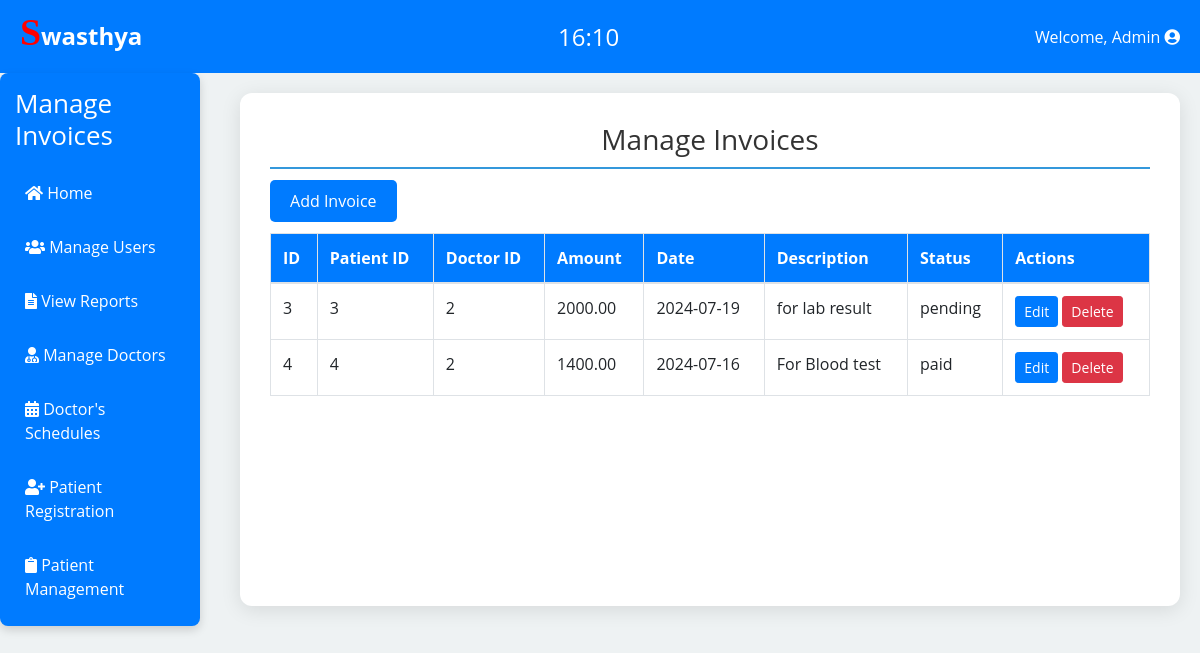
The page /admin/manage_invoices.php (signed in) on the database its author committed.
### tables this page shows
CREATE TABLE `invoices` (
  `id` int(11) NOT NULL,
  `patient_id` int(11) NOT NULL,
  `doctor_id` int(11) NOT NULL,
  `amount` decimal(10,2) NOT NULL,
  `date` date NOT NULL,
  `description` text DEFAULT NULL,
  `status` enum('pending','paid') DEFAULT 'pending',
  `created_at` timestamp NOT NULL DEFAULT current_timestamp()
);

### admin/manage_invoices.php (the view, shortened to what this page needs)
<?php
require_once '../config.php';
$invoices = $conn->query("SELECT * FROM invoices");
?>
<!DOCTYPE html>
<html lang="en">
<head>
    <link rel="stylesheet" href="https://stackpath.bootstrapcdn.com/bootstrap/4.5.2/css/bootstrap.min.css">
    <link rel="stylesheet" href="https://cdnjs.cloudflare.com/ajax/libs/font-awesome/5.15.4/css/all.min.css">
</head>
<body oncontextmenu="return false;" onkeydown="return disableCtrlU(event);">
<div class="top-bar">
<h4><b>Swasthya</b></h4>
        <div class="clock-container">
            <div class="clock" id="clock"></div>
        </div>
        <div class="logout-dropdown">
            <span>Welcome, Admin <i class="fas fa-user-circle"></i></span>
        </div>
    </div>
    <div class="d-flex">
        <div class="sidebar">
            <h2>Manage Invoices</h2>
            <div class="nav-links">
                <a href="admin_dashboard.php"><i class="fa fa-home" aria-hidden="true"></i> Home</a>
                <a href="manage_users.php"><i class="fas fa-users"></i> Manage Users</a>
                <a href="view_reports.php"><i class="fas fa-file-alt"></i> View Reports</a>
                <a href="manage_doctors.php"><i class="fas fa-user-md"></i> Manage Doctors</a>
                <a href="manage_schedule.php"><i class="fas fa-calendar-alt"></i> Doctor's Schedules</a>
                <a href="register_patient.php"><i class="fas fa-user-plus"></i> Patient Registration</a>
                <a href="manage_records.php"><i class="fas fa-clipboard"></i> Patient Management</a>
            </div>
        </div>
        <div class="dashboard">
            <h1>Manage Invoices</h1>
            <a href="add_invoice.php" class="btn-add">Add Invoice</a>
            <table class="table table-bordered">
                <thead>
                    <tr>
                        <th>ID</th>
                        <th>Patient ID</th>
                        <th>Doctor ID</th>
                        <th>Amount</th>
                        <th>Date</th>
                        <th>Description</th>
                        <th>Status</th>
                        <th>Actions</th>
                    </tr>
                </thead>
                <tbody>
                    <?php while ($invoice = $invoices->fetch_assoc()) { ?>
                        <tr>
                            <td><?php echo $invoice['id']; ?></td>
                            <td><?php echo $invoice['patient_id']; ?></td>
                            <td><?php echo $invoice['doctor_id']; ?></td>
                            <td><?php echo $invoice['amount']; ?></td>
                            <td><?php echo $invoice['date']; ?></td>
                            <td><?php echo $invoice['description']; ?></td>
                            <td><?php echo $invoice['status']; ?></td>
                            <td>
                                <a href="edit_invoice.php?id=<?php echo $invoice['id']; ?>" class="btn btn-primary btn-sm">Edit</a>
                                <a href="delete_invoice.php?id=<?php echo $invoice['id']; ?>" class="btn btn-danger btn-sm">Delete</a>
                            </td>
                        </tr>
                    <?php } ?>
                </tbody>
            </table>
        </div>
    </div>
</body>
</html>

### admin/manage_invoices.php (style rules this page uses)
body { font-family: 'Open Sans', sans-serif; background-color: #eef2f3; margin: 0; display: flex; flex-direction: column; min-height: 100vh; }
.top-bar { display: flex; justify-content: space-between; align-items: center; width: 100%; padding: 10px 20px; background-color: #007bff; color: #fff; }
.clock-container { flex-grow: 1; text-align: center; }
.clock { font-size: 24px; }
.logout-dropdown { position: relative; display: inline-block; }
.sidebar { background: #007bff; padding: 15px; width: 200px; border-radius: 8px; margin-right: 20px; box-shadow: 0 4px 10px rgba(0, 0, 0, 0.15); flex-shrink: 0; }
.sidebar h2 { color: #fff; font-size: 26px; margin-bottom: 20px; }
.nav-links { display: flex; flex-direction: column; gap: 10px; }
.nav-links a { color: #fff; text-decoration: none; padding: 10px; border-radius: 30px; transition: background 0.3s, transform 0.2s; }
.dashboard { flex: 1; background: #fff; padding: 30px; border-radius: 12px; box-shadow: 0 4px 20px rgba(0, 0, 0, 0.1); margin: 20px; }
h4::first-letter { font-family: Lucida Calligraphy; font-size:1cm; color:red; }
h1 { color: #333; margin-bottom: 20px; font-size: 28px; text-align: center; border-bottom: 2px solid #3498db; padding-bottom: 10px; }
table { width: 100%; border-collapse: collapse; margin-top: 20px; }
th, td { padding: 10px; text-align: left; border-bottom: 1px solid #ddd; }
th { background-color: #007bff; color: white; }
.btn-add { background-color: #007bff; color: white; padding: 10px 20px; border-radius: 5px; text-decoration: none; transition: background 0.3s; }

### rows shown on the page
invoices: id "3", patient "3", doctor "2", amount "2000.00", date "2024-07-19", description "for lab result", status "pending"
invoices: id "4", patient "4", doctor "2", amount "1400.00", date "2024-07-16", description "For Blood test", status "paid"
